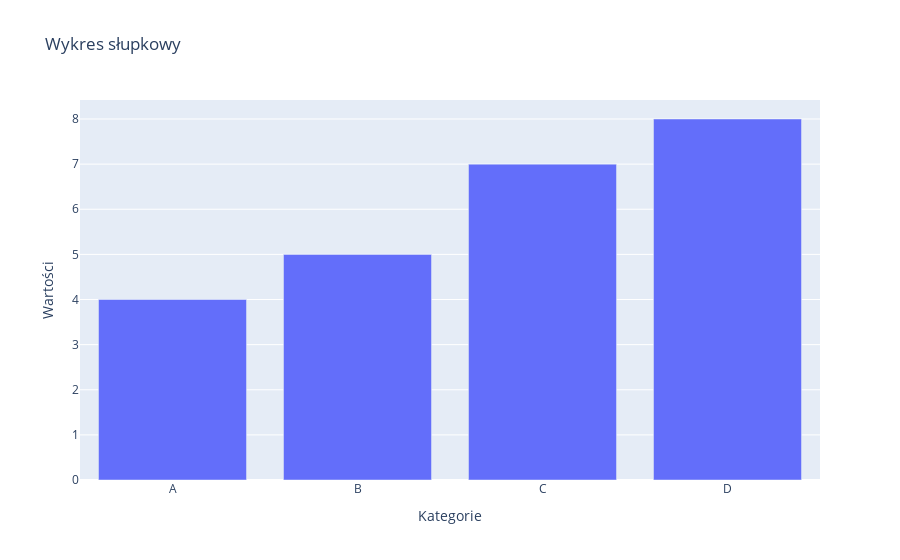

The cell this chart's notebook holds for it:
### Code cell
#wykres słupkowy
kategorie = ['A', 'B', 'C', 'D']
wartosci = [4,5,7,8]

#Tworzenie wykresu słupkowego

fig = px.bar(x=kategorie, y=wartosci, title="Wykres słupkowy", labels={'x': 'Kategorie', 'y': "Wartości"})
fig.show()

### Figure 1 — Plotly figure (JSON) as saved in the notebook; plotly's stock layout.template omitted (floating-point values rounded to 4 significant figures)
{"data": [{"alignmentgroup": "True", "hovertemplate": "Kategorie=%{x}<br>Wartości=%{y}<extra></extra>", "legendgroup": "", "marker": {"color": "#636efa", "pattern": {"shape": ""}}, "name": "", "offsetgroup": "", "orientation": "v", "showlegend": false, "textposition": "auto", "type": "bar", "x": ["A", "B", "C", "D"], "xaxis": "x", "y": [4, 5, 7, 8], "yaxis": "y"}], "layout": {"barmode": "relative", "legend": {"tracegroupgap": 0}, "title": {"text": "Wykres słupkowy"}, "xaxis": {"anchor": "y", "domain": [0, 1], "title": {"text": "Kategorie"}}, "yaxis": {"anchor": "x", "domain": [0, 1], "title": {"text": "Wartości"}}}}
